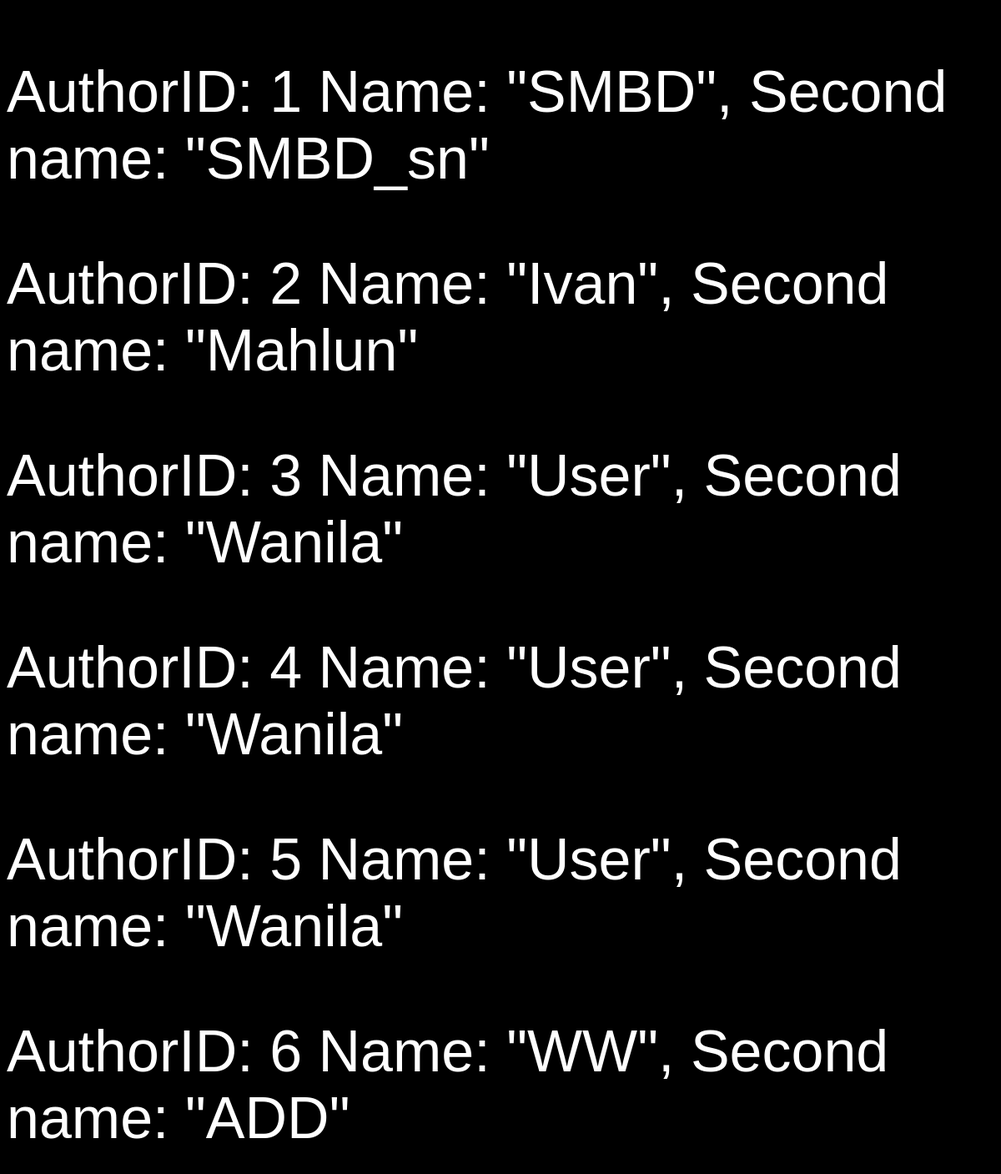
The page /author/list/ on the database its author committed.
### DB/modals.py (models this page shows)
class DBAuthor(Base):
    __tablename__ = "author"
    id = Column(Integer, primary_key=True, index=True)
    name = Column(String(64), nullable=False)
    second_name = Column(String(64), nullable=False)

### main.py (the view)
@app.get("/author/list/")
def authorlist(request:Request, skip: int=0 , limit: int=50, db:Session = Depends(get_db)):
    authors = crud.get_authors(db, skip=skip, limit=limit)
    return template.TemplateResponse("authorlist.html", {'request': request, 'authors': authors})

### templates/authorlist.html (shortened to what this page needs)
<!DOCTYPE html>
<html lang="en">
<head>
    <link href="/CSS/style.css" rel="stylesheet">
</head>
<body>
    {% for author in authors %}
        <p> AuthorID: {{author.id}} Name: "{{author.name}}", Second name: "{{author.second_name}}"</p>
    {% endfor %}
</body>
</html>

### CSS/style.css (style rules this page uses)
body { background-color: black; color: white; font-size: 70px; }
body { font-family: Arial, sans-serif; }

### rows shown on the page
DBAuthor: id "1", name "SMBD", second_name "SMBD_sn"
DBAuthor: id "2", name "Ivan", second_name "Mahlun"
DBAuthor: id "3", name "User", second_name "Wanila"
DBAuthor: id "4", name "User", second_name "Wanila"
DBAuthor: id "5", name "User", second_name "Wanila"
DBAuthor: id "6", name "WW", second_name "ADD"
